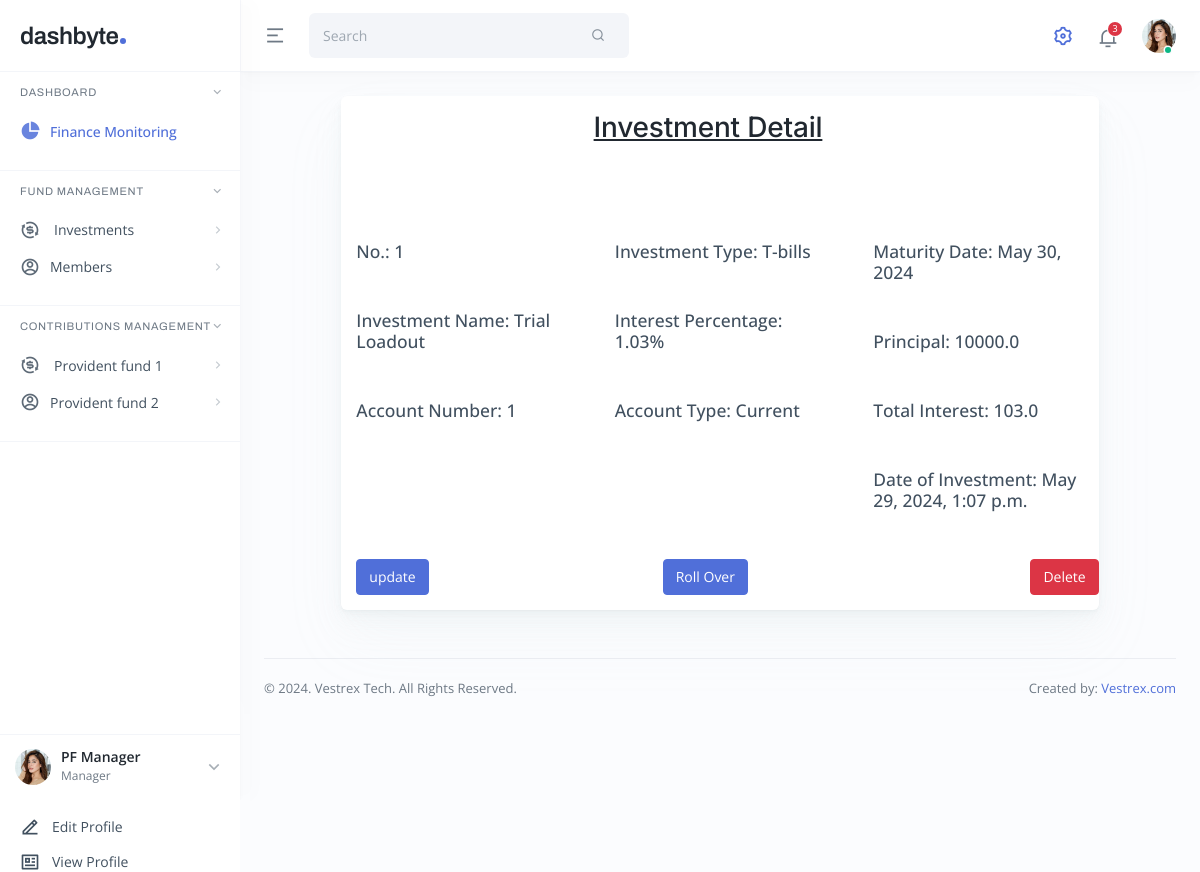
The page /fund/investmentDetail/1/ (signed in) on the database as committed earlier.
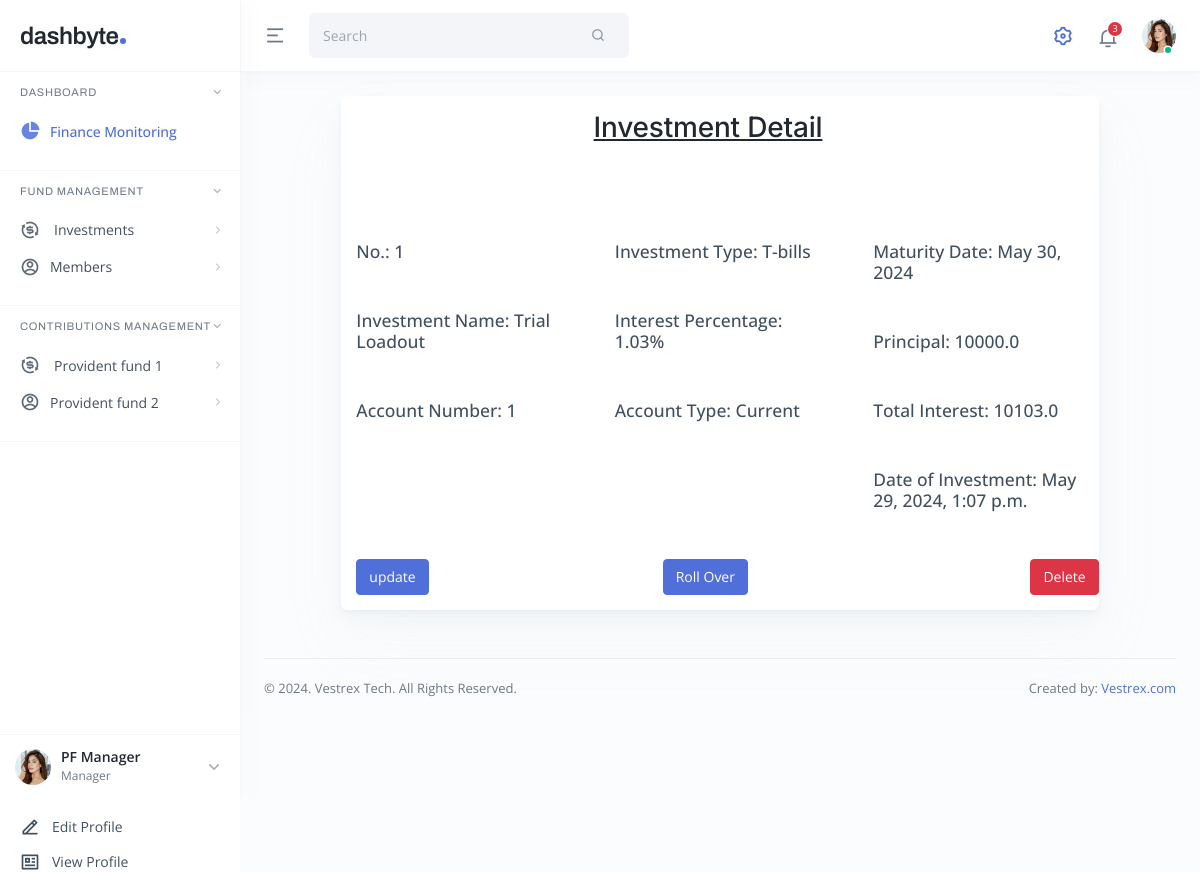
The same page on the database as committed later.
### Fund/models.py (models this page shows, shortened)
class InvestmentDetail(models.Model):
    investment_type = models.CharField(max_length=50)
    account_type = models.CharField(max_length=50)
    account_name = models.CharField(max_length=50)
    account_number = models.IntegerField(unique=True)
    principal_amount = models.FloatField()
    interest_percentage = models.FloatField()
    rollover_interest_percentage = models.FloatField(null=True, blank=True, default=0.0)
    interest_amount = models.FloatField(blank=True, null=True)
    interest_start_date = models.DateField(null=False, blank=False)
    interest_end_date = models.DateField(null=False, blank=False)
    created_date = models.DateTimeField(auto_now_add=True)
    updated_date = models.DateTimeField(auto_now=True)
    CHOICES = [('ROLLOVER','Roll Over'),('END','End'),('NULL', 'null')]
    roll_over = models.CharField(choices=CHOICES, default='NULL', max_length=15)

### Fund/views.py (the view)
# urls.py: path('investmentDetail/<int:pk>/', views.InvestmentDetailView.as_view(), name='investment_detail'),
@method_decorator(login_required, name='dispatch')
class InvestmentDetailView(DetailView):
    model = InvestmentDetail
    template_name = 'dashboard/investment_details.html'
    context_object_name = 'investment_detail'

### Fund/templates/dashboard/investment_details.html
{% extends 'dashboard/base.html' %}
{% block content %}
<div class="main main-app p-4 p-lg-4">
    <div class="row g-3 justify-content-center">
        <div class="col-md-12 col-xl-10">
          <div class="card card-one">
            <div class="card-body">
                <div class="row g-5">
                    <div class="row card-value text-center">
                        <h2 class="mb-5 mt-5 text-decoration-underline">
                            Investment Detail
                        </h2>
                    </div>
                    <div class="col-md-4">
                        <p class="mb-5 h5">No.: {{ investment_detail.id }}</p>
                        <p class="mb-5 h5">Investment Name: {{ investment_detail.account_name }}</p>
                        <p class="mb-5 h5">Account Number: {{ investment_detail.account_number }}</p>
                    </div>
                    <div class="col-md-4">
                        <p class="mb-5 h5">Investment Type: {{ investment_detail.investment_type }}</p>
                        <p class="mb-5 h5">Interest Percentage: {{ investment_detail.interest_percentage }}%</p>
                        <p class="mb-5 h5">Account Type: {{ investment_detail.account_type }}</p>
                    </div>
                    <div class="col-md-4">
                        <p class="mb-5 h5">Maturity Date: {{ investment_detail.interest_end_date }}</p>
                        <p class="mb-5 h5">Principal: {{ investment_detail.principal_amount }}</p>
                        <p class="mb-5 h5">Total Interest: {{ investment_detail.interest_amount }}</p>
                        <p class="mb-5 h5">Date of Investment: {{ investment_detail.created_date }}</p>
                    </div>
                </div>
                <div class="row g-2 d-flex justify-content-between">
                    <div class="col-1">
                        <a class="btn btn-primary" href="{% url 'investment_update' investment_detail.pk %}">update</a>
                    </div>
                    <div class="col-2">
                        <a class="btn btn-primary" href="{% url 'rollover_percentage' investment_detail.pk %}">Roll Over</a>
                    </div>
                    <div class="col-1 justify-content-end">
                        <a class="btn btn-danger" href="{% url 'delete_investment' investment_detail.pk %}">Delete</a>
                    </div>
                </div>
            </div>
          </div>
    </div>
</div>
{% endblock %}

Rows that differ between the two databases and show on the page:
changed InvestmentDetail "Trial Loadout": interest_amount "103.0" → "10103.0"
